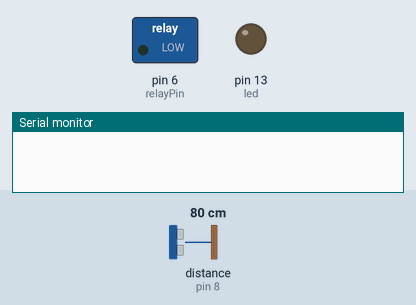
Simulated run of this sketch. Board: Arduino Uno, built with avr-gcc and run on an emulated ATmega328P. Parts: switched loads named in the sketch (green lamp = pin HIGH), output pins drawn as LEDs (lit = HIGH), the last lines printed to the serial monitor. Wiring (inferred from the names in the program): ultrasonic range finder: trigger pin 9; echo pin 8. Inputs (shaded band) come from the test bench; at power-on: distance to the obstacle (sensor on pin 8) 80 cm. The echo pulse lasts 58.3 µs per cm; pins used as bus, display or sensor lines are not drawn.

Above: at 1.2 s.
1.3 s: distance to the obstacle (sensor on pin 8) set to 13 cm
3.2 s: distance to the obstacle (sensor on pin 8) set to 10 cm
At 4.2 s:
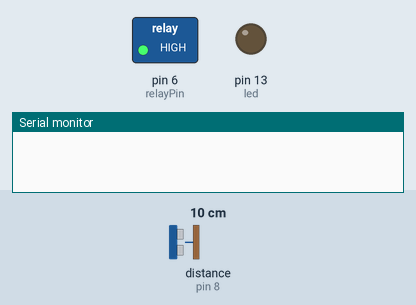
4.7 s: distance to the obstacle (sensor on pin 8) set to 18 cm
At 5.4 s:
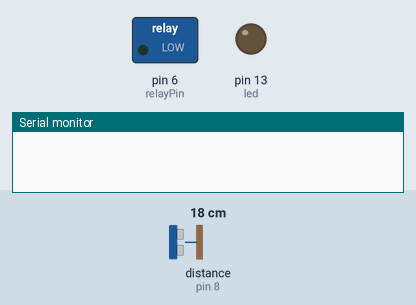
Timing chart, 0 to 7.7 s (numbered marks = the images above; inputs shaded):
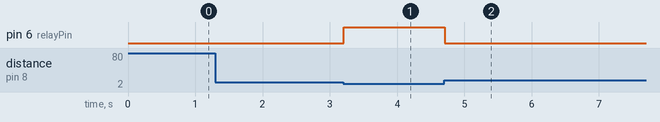

The sketch:

servoLight.ino
```cpp
//#include <Servo.h>
//Servo servo1;
int led = 13;
int relayPin = 6;
int trigPin = 9;
int echoPin = 8;
long distance;
long duration;

void setup()
{
  pinMode(relayPin, OUTPUT);  //initialize the LED as output
  Serial.begin(9600);
   pinMode(led, OUTPUT);
  //servo1.attach(7);
 pinMode(trigPin, OUTPUT);
 pinMode(echoPin, INPUT);// put your setup code here, to run once:
}

void loop() {
  ultra();
  //servo1.write(0);
  if(distance <= 10){
  //servo1.write(90);
  //digitalWrite(led, HIGH);
  digitalWrite(relayPin, HIGH);
  } else {
    //digitalWrite(led, LOW);
    digitalWrite(relayPin, LOW);
  }
}

void ultra(){
  digitalWrite(trigPin, LOW);
  delayMicroseconds(2);
  digitalWrite(trigPin, HIGH);
  delayMicroseconds(10);
  digitalWrite(trigPin, LOW);
  duration = pulseIn(echoPin, HIGH);
  distance = duration*0.034/2;
  Serial.println("Distance: " + distance);
  }
```

Measured:
- the behaviour switches between 12 and 11 cm on distance to the obstacle (sensor on pin 8) (found by bisection; images 0 and 1)
- after the input at 3.2 s, pin 6 (relayPin): LOW → HIGH at once
- after the input at 4.7 s, pin 6 (relayPin): HIGH → LOW at once
